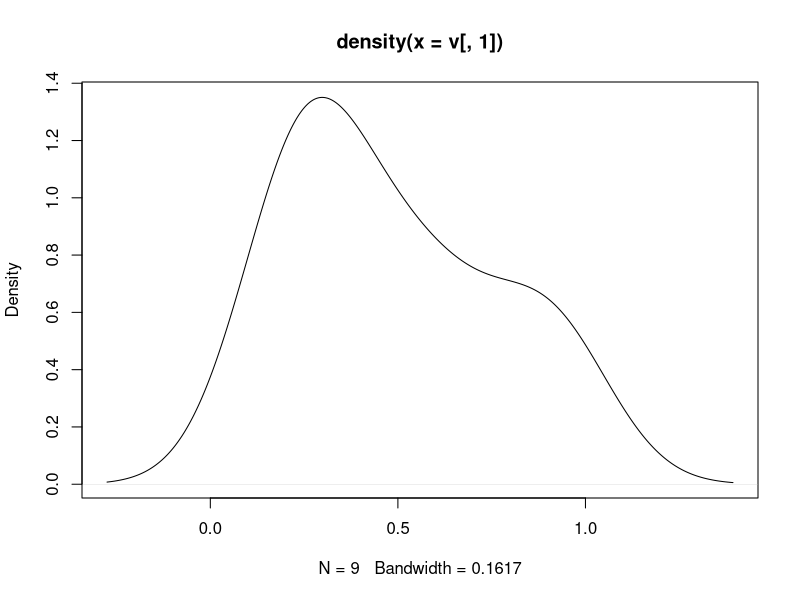
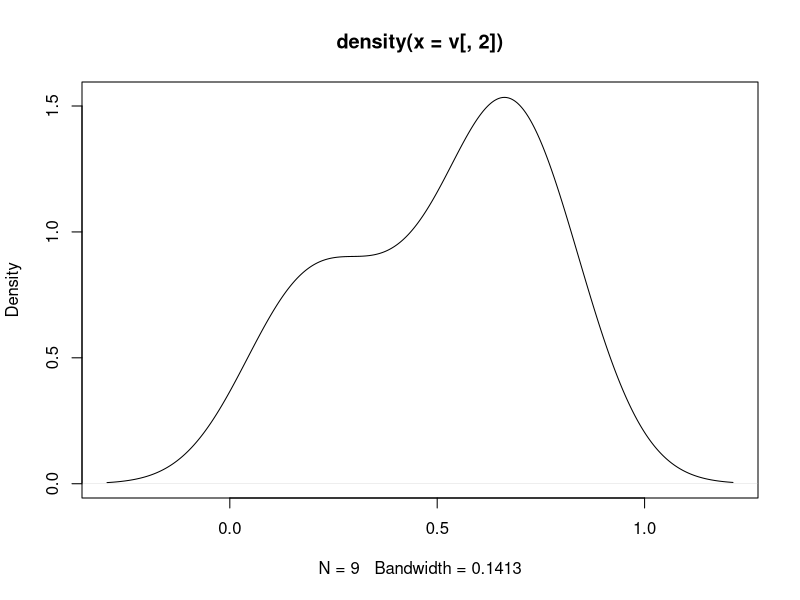
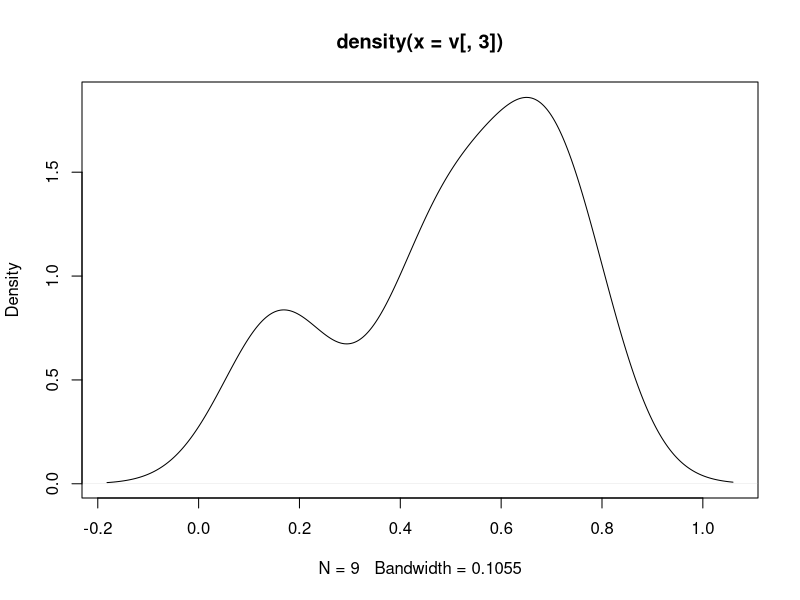
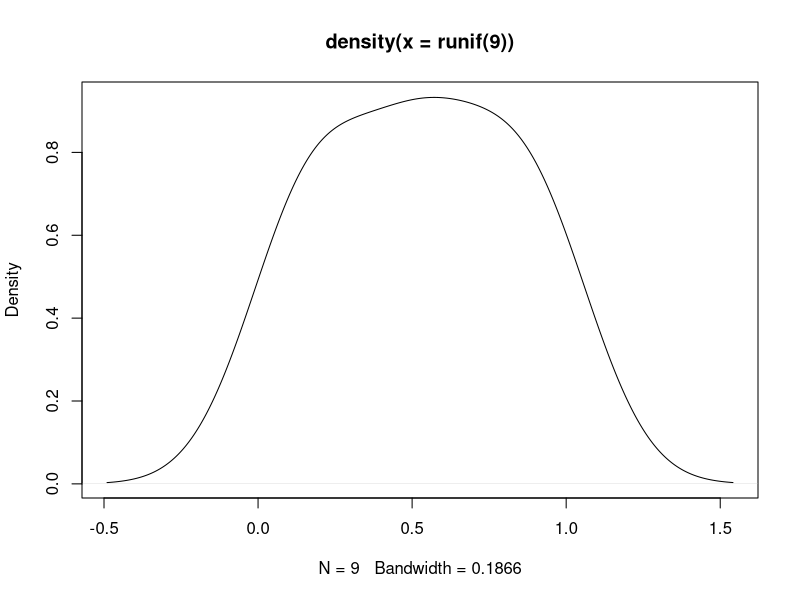

Recreate these plots in R, in order.
v = matrix(c(0.229770229770230, 0.789210789210789, 0.641358641358641, 
   0.900099900099900, 0.127872127872128, 0.185814185814186,
   0.296703296703297, 0.637362637362637, 0.679320679320679,
   0.629370629370629, 0.322677322677323, 0.435564435564436,
   0.399600399600400, 0.636363636363636, 0.540459540459540,
   0.559440559440559, 0.460539460539461, 0.479520479520480,
   0.209790209790210, 0.746253746253746, 0.718281718281718,
   0.908091908091908, 0.184815184815185, 0.134865134865135,
   0.238761238761239, 0.650349650349650, 0.743256743256743), 9, 3, byrow=TRUE)

plot(density(v[,1]))
plot(density(v[,2]))
plot(density(v[,3]))

plot(density(runif(9)))

ks.test(v[,3], punif)

ks.test(rnorm(10000), punif)
